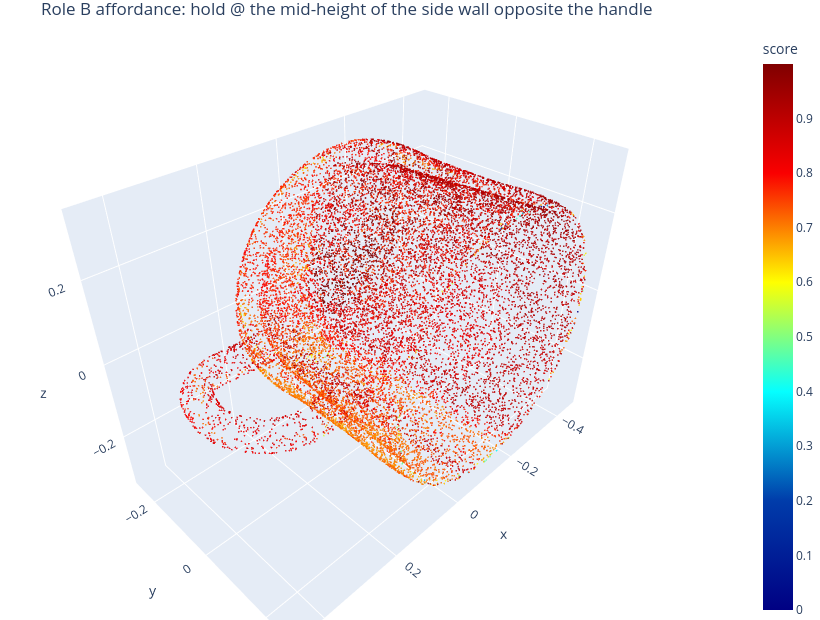

The notebook cell this image was saved under:
### Code cell
show_cloud(xyz, scoreB, f"Role B affordance: {roleB['role']} @ {roleB['contact_region']}",
           cmin=0, cmax=max(0.2, float(scoreB.max())), colorscale="Jet", colorbar=True).show()

### Figure 1 — Plotly figure (JSON) as saved in the notebook; plotly's stock layout.template omitted (floating-point values rounded to 4 significant figures; data arrays with more than 128 entries replaced by an {"elided": "..."} marker saying what was removed)
{"data": [{"marker": {"cmax": 0.9995, "cmin": 0, "color": {"elided": "16384 float values"}, "colorbar": {"title": {"text": "score"}}, "colorscale": [[0, "rgb(0,0,131)"], [0.2, "rgb(0,60,170)"], [0.4, "rgb(5,255,255)"], [0.6, "rgb(255,255,0)"], [0.8, "rgb(250,0,0)"], [1, "rgb(128,0,0)"]], "opacity": 0.85, "size": 1}, "mode": "markers", "type": "scatter3d", "x": {"elided": "16384 float values"}, "y": {"elided": "16384 float values"}, "z": {"elided": "16384 float values"}}], "layout": {"height": 620, "margin": {"b": 0, "l": 0, "r": 0, "t": 30}, "scene": {"aspectmode": "data"}, "title": {"text": "Role B affordance: hold @ the mid-height of the side wall opposite the handle"}, "width": 820}}
